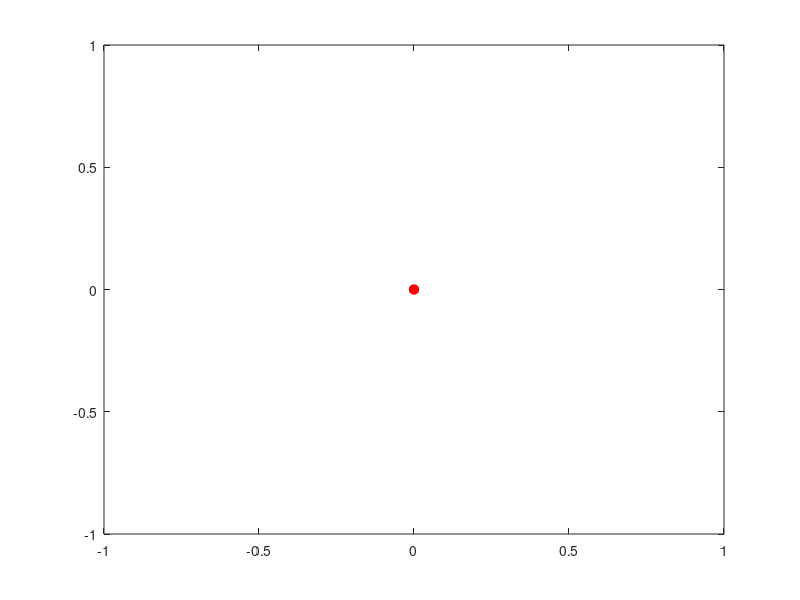

Reproduce this figure in MATLAB.
function ball_plot_struct = initialize_balls_plot() 
    ball_plot_struct = struct();
    ball_plot_struct.line_plot=plot(0,0,'k','linewidth',2);
    ball_plot_struct.point_plot=plot(0,0,'ro','markerfacecolor','r','markersize',7);
end